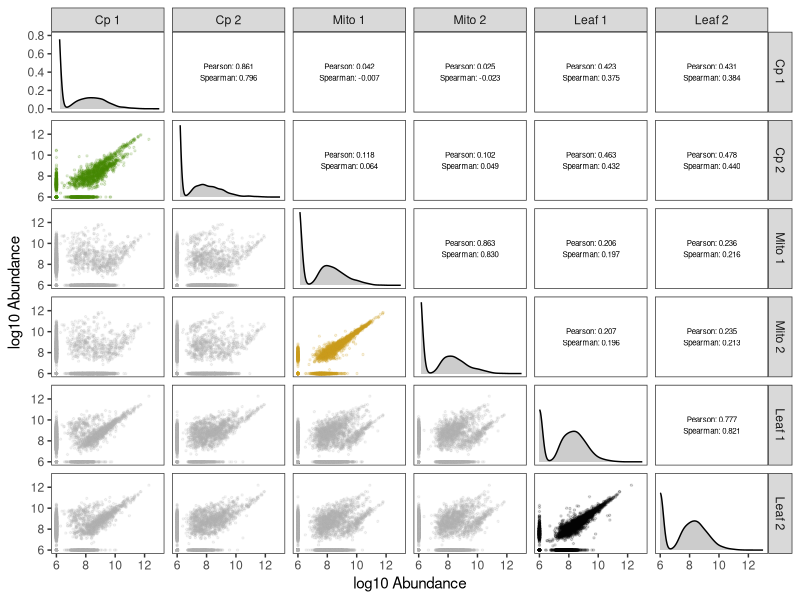
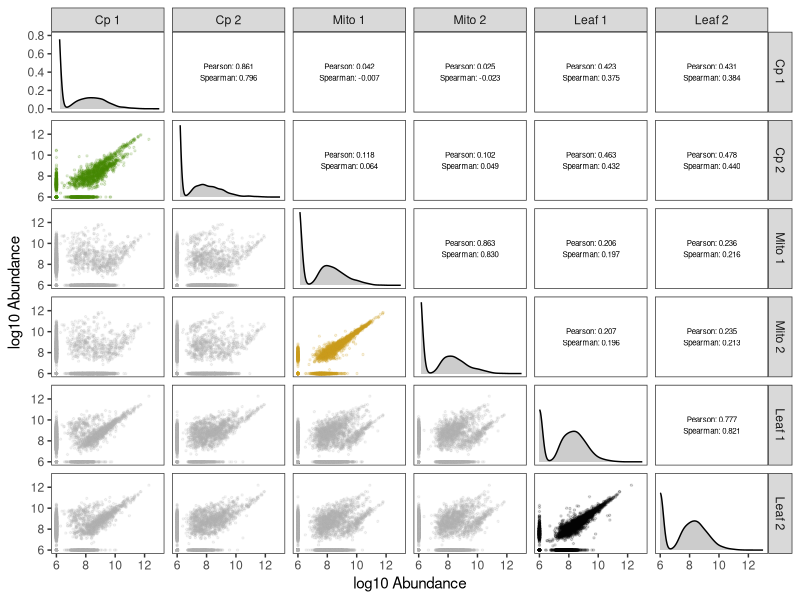

Reproduce these figures in R, in order.
library(tidyverse)
library(GGally)

#df <- read.csv("LFQ_conica.proteins_cleaned.noPF.csv")
df <- read.csv("LFQ_arabidopsis.proteins_cleaned.noPF.csv")

if (dim(df)[2]==7){
  df <- df[,2:7]
}
df <- df %>% mutate(across(everything(), ~log10(.x + 1e6)))

colnames(df) <- c("Cp 1", "Cp 2", "Mito 1", "Mito 2", "Leaf 1", "Leaf 2")

axis_min = 6
axis_max = 13

cor_panel <- function(data, mapping, ...){
  
  x <- eval_data_col(data, mapping$x)
  y <- eval_data_col(data, mapping$y)
  
  pearson  <- cor(x, y, method = "pearson",  use="complete.obs")
  spearman <- cor(x, y, method = "spearman", use="complete.obs")
  
  label <- paste0(
    "Pearson: ",  sprintf("%.3f", pearson),
    "\nSpearman: ", sprintf("%.3f", spearman)
  )
  
  ggplot(data = data, mapping = mapping) +
    annotate("text", x = mean(x,na.rm=TRUE), y = mean(y,na.rm=TRUE), label = label, size=2) +
    theme_void()
}

my_points <- function(data, mapping, ...) {
  
  xvar <- as_label(mapping$x)
  yvar <- as_label(mapping$y)
  
  color <- "gray70"
  
  if ((xvar == "Cp 1" & yvar == "Cp 2")) {
    color <- "chartreuse4"
  }else if ((xvar == "Mito 1" & yvar == "Mito 2")) {
    color <- "goldenrod3"
  }else if ((xvar == "Leaf 1" & yvar == "Leaf 2")) {
    color <- "black"
  }
  
  
  ggplot(data = data, mapping = mapping) +
    geom_point(color = color, alpha = 0.15, size=0.5) +
    theme_bw()+
    xlim(axis_min,axis_max) +
    ylim(axis_min,axis_max)
}

my_density <- function(data, mapping, ...){
  
  x <- eval_data_col(data, mapping$x)
  
  ggplot(data = data, mapping = mapping) +
    geom_density(fill="gray80") +
    xlim(axis_min,axis_max) +
    ylim(0, 0.8) +
    theme_bw()
}

ggpairs(
  df,
  lower = list(continuous = my_points),
  upper = list(continuous = cor_panel),
  diag  = list(continuous = my_density)
) +
  theme_bw() +
  theme(
    panel.grid.major = element_blank(),
    panel.grid.minor = element_blank()
  ) +
  xlab ("log10 Abundance") +
  ylab ("log10 Abundance")

ggsave("Arabidopsis.CorrMatrix.LFQ.pdf", width=6.7, height=6.7)
